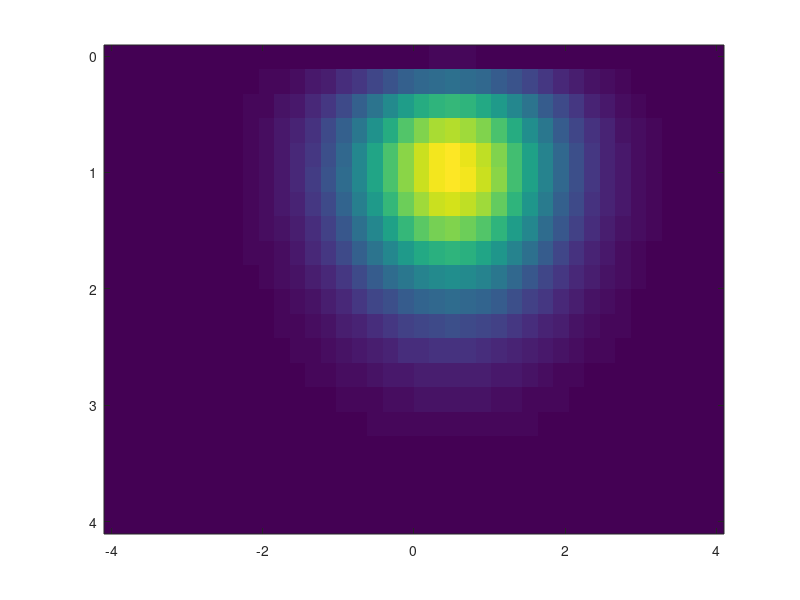

Source code (MATLAB): (Note: this script raises an error after producing the figure.)
% The relevant articles are:   
%
%   Bi-Maxwellian, slowing-down, and ring
%   velocity distributions of fast ions in
%   magnetized plasmas [A]
%
% and
%
%   On velocity-space sensitivity of fast-ion
%   D-alpha spectroscopy [B]
%
% which is available on DTU Findit.

%% Part 1 - Generating X.

%plot a bi-Maxwellian distribution ignoring potential energy
clear;

%No idea where these parameters come from.
Mp   = 1.6726e-27; 
Qe   = 1.6021917e-19;
MD=2*Mp;
Mi=4*Mp;


%Plasma parameters. Isotropic means Tpara=Tperp
%In [A], these are said to be ITER-relevant parameters.

Tpara=20;   %keV
Tperp=20;   %keV

%Very different values for Tpara and Tperp for the two examples.
%Tpara=200e3; %eV
%Tperp=200e3; %eV


ne=1e19;    %1/m^3  <--- this is said to be 1e20, not 1e19. Not sure if it matters.
ni=1e19;    %1/m^3
vdrift=5e5; %m/s  <--- this is mentioned in Figure 2 description box [A].
vparadrift=5e6; %m/s

%Thermal velocities
vthpara=sqrt(2*Tpara*Qe*1000/MD);
vthperp=sqrt(2*Tperp*Qe*1000/MD);

%set the grids. dv for computation of spectra, dv for inversion
%(vpara,vperp) grid
vparamax=4e6;
vparamin=-4e6;
vperpmin=1e4;
vperpmax=4e6;

%(vpara,vperp) grid
vparadim=40;
vperpdim=20;

%If we use the finer grid, then this takes ages.
%vparadim=100;
%vperpdim=50;

dvpara=(vparamax-vparamin)/(vparadim-1);
dvperp=(vperpmax-vperpmin)/(vperpdim-1);

vpara=vparamin:dvpara:vparamax;
vperp=vperpmin:dvperp:vperpmax;
[VPARA,VPERP]=meshgrid(vpara,vperp);
[rows,columns]=size(VPERP);

%bi-Maxwellian distribution function as slice in 3D
fvpavpe3DbiMax=ne/(pi^(3/2)*vthpara*vthperp^2)*exp(-((VPARA-vdrift)/vthpara).^2-(VPERP/vthperp).^2);

%fvpavpe in 2D
fvpavpe2DbiMax=fvpavpe3DbiMax.*(2*pi*VPERP);

%observation angles
phivecr=[10 20 40 70 85];

%This is equivalent to figure 4 in Bi-Maxwellian document.
imagesc(vpara/1e6,vperp/1e6,reshape(fvpavpe2DbiMax,vperpdim,length(vpara)))

%This is our X!
X = fvpavpe2DbiMax;

%Drifting bi-Maxwellian.
%My own attempt to implement Equation 69 in [A]. 
x_test = (2*ne*VPERP)/(sqrt(pi)*vthpara*vthperp.^2) .* exp(-((VPARA-vdrift)/vthpara).^2-(VPERP/vthperp).^2);

%Plotting the parallel-drifting bi-Maxwellian
f = @(x,y) (2*ne*y)/(sqrt(pi)*vthpara*vthperp.^2) .* exp(-((x-vdrift)/vthpara).^2-(y/vthperp).^2);
fsurf(f, [vparamin vparamax vperpmin vperpmax])

%% Part 2 - Generating the transfer matrix.

uresolution=0.1;

du=uresolution*1e6;
%   utargetvec=[-1:uresolution:1]*1e6;
utargetvec=[-5:uresolution:5]*1e6;


transferrow=0;
removed_rows = 0;
for phi=phivecr
    for utarget=utargetvec
        transferrow=transferrow+1;
        gamma1=acos((utarget-du/2-cos(phi/180*pi).*VPARA)./(sin(phi/180*pi).*VPERP));
        gamma2=acos((utarget+du/2-cos(phi/180*pi).*VPARA)./(sin(phi/180*pi).*VPERP));
        wv=real((gamma1-gamma2))/pi/du*dvpara*dvperp;
        transfermatrixCTS(transferrow,:)=reshape(wv,1,rows*columns);
        %if sum(sum(wv))<eps
        %    removed_rows = removed_rows + 1;
        %    transferrow=transferrow-1;
        %end
    end
end

A = transfermatrixCTS;

%% Part 3 - Generating the spectrum, S. (or b, right hand side) b = A*X + e
%[S_noisy2,e2] = Generate_noisy_spectrum(transfermatrixCTS,fvpavpe2DbiMax,noiselevel,backgroundlevel);

S0 = A*X(:);

noise_level=0.01;

background_level=1*10^0;

background_errorlevel = sqrt(background_level);
e_min_vector = ones(size(S0))*background_errorlevel;


S_noisy = S0 + noise_level*mean(sqrt(S0))*randn(size(S0)).*max([sqrt(S0) e_min_vector],[],2);

% The calculated errorbar sizes calculated from the noisy signal such that
% we can not just take the square of the errorbars and cheat that way.
e = noise_level*mean(sqrt(abs(S_noisy)))*max([sqrt(abs(S_noisy)) e_min_vector],[],2);

b = S_noisy;

%Dig into this noise. 

%% Part 4 - Solving for X.

%[xalpha,alpha] = TikhonovNonNeg(A,b,vpara,vperp,1);

%Use lsqlin instead.

%% Using MOSEK
addpath(genpath('../mosek'))

%Constructing C and d for the MOSEK routine.
%Try the different alpha parameters.
[m,n] = size(A);
alpha = 1;

X2 = X(:)/norm(X(:));

C = [A ; sqrt(alpha) * eye(n)];

%Using b = A*X doesn't help.
d = [A*X2 ; zeros(n,1)];

[x, resnorm, residual, exitflag, output] = lsqnonneg(C, d);

%figure
imagesc(reshape(x, vperpdim, vparadim)); axis xy; axis image; colorbar()

%%
figure
subplot(1,2,1)
imagesc(reshape(X, vperpdim, vparadim));
colorbar(); axis xy; axis image;

subplot(1,2,2)
imagesc(reshape(x, vperpdim, vparadim));
colorbar(); axis xy; axis image; %Good axes



